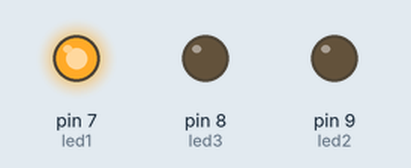
Bench run of a sketch on a simulated Arduino Uno, built with avr-gcc and run on an emulated ATmega328P. On the bench: output pins drawn as LEDs (lit = HIGH).

Above: at 0.2 s.
At 1.2 s:
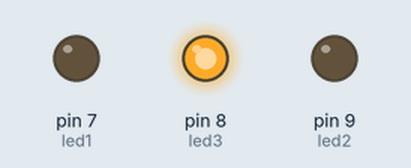
At 3.7 s:
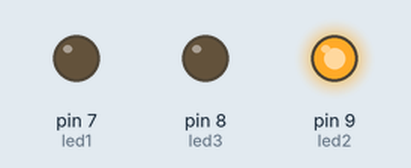
Timing chart, 0 to 4.6 s (numbered marks = the images above):
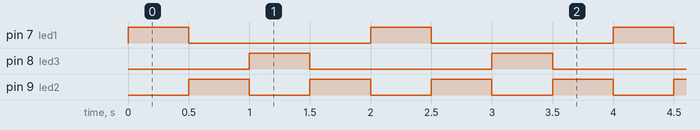

Measured:
- by itself, pin 7 (led1), pin 8 (led3): alternates HIGH for 0.50 s and LOW for 1.5 s
- by itself, pin 9 (led2): alternates HIGH for 0.50 s and LOW for 0.50 s
- by itself, everything shown: repeats every 2.0 s, in 4 steps

The sketch:

ex09.ino
```cpp
// Arduino Board Layout:
//                   +5V
//                    |
// Pin 7 ------------ LED1
//                    |
// Pin 9 ------------ LED2
//                    |
// Pin 8 ------------ LED3
//                    |
//                   GND

// Tool for online arduino board layout:
// https://www.tinkercad.com/

const int led1 = 7;    // Pin 7 is connected to LED1
const int led2 = 9;    // Pin 9 is connected to LED2
const int led3 = 8;    // Pin 8 is connected to LED3
int rule = 1;          // Rule variable to control the LED sequence
bool rule2 = true;     // Boolean variable to control the LED sequence

void setup()
{
  pinMode(led1, OUTPUT);    // Set Pin 7 as an output pin for LED1
  pinMode(led2, OUTPUT);    // Set Pin 9 as an output pin for LED2
  pinMode(led3, OUTPUT);    // Set Pin 8 as an output pin for LED3
}

void loop()
{
  switch (rule)
  {
    case 1:
      rule = 2;
      digitalWrite(led3, LOW);   // Turn off LED3
      digitalWrite(led2, LOW);   // Turn off LED2
      digitalWrite(led1, HIGH);  // Turn on LED1
      rule2 = true;
      break;
    case 2:
      if (rule2 == true)
      {
        rule = 3;
        digitalWrite(led1, LOW);  // Turn off LED1
        digitalWrite(led2, HIGH); // Turn on LED2
      }
      if (rule2 == false)
      {
        rule = 1;
        digitalWrite(led3, LOW);  // Turn off LED3
        digitalWrite(led2, HIGH); // Turn on LED2
      }
      break;
    case 3:
      rule = 2;
      digitalWrite(led2, LOW);   // Turn off LED2
      digitalWrite(led3, HIGH);  // Turn on LED3
      rule2 = false;
      break;
  }
  delay(500);                   // Delay for 500 milliseconds
}
```
